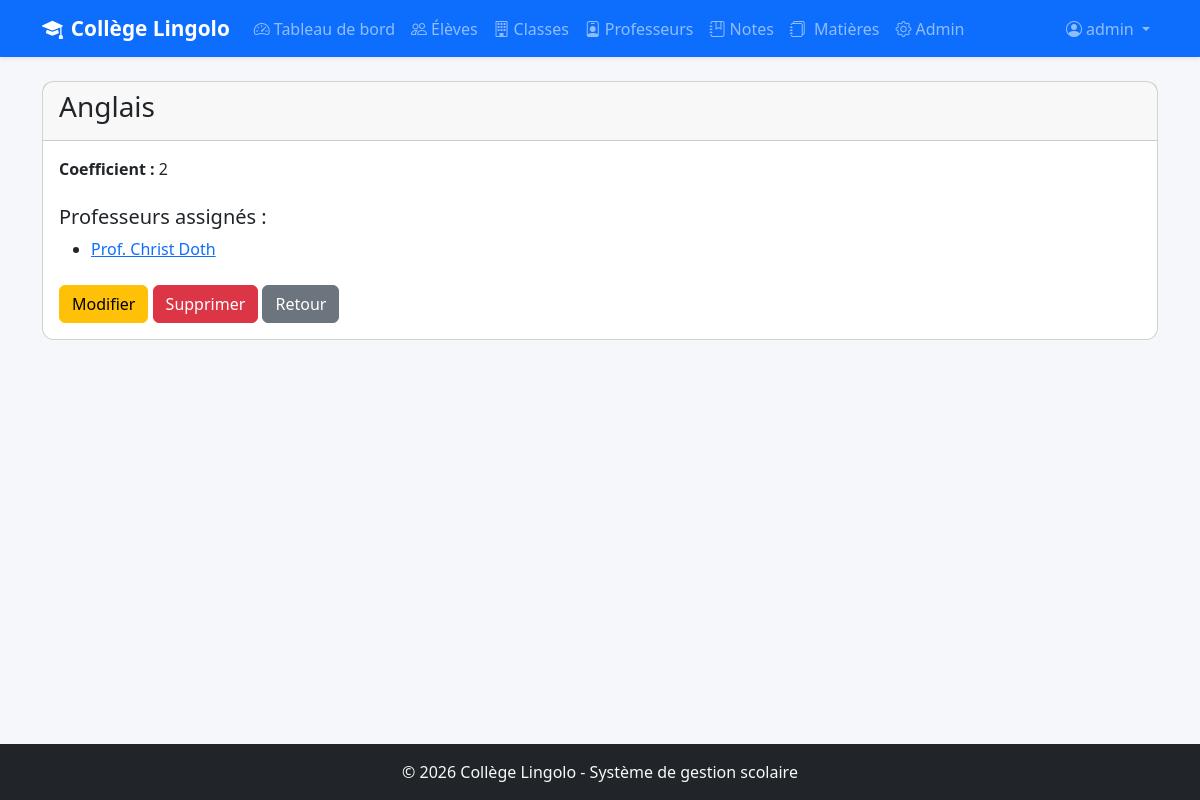
The app's page /matieres/4/ (signed in) with its own data.
### eleves/models.py (models this page shows, shortened)
class Matiere(models.Model):
    nom = models.CharField(
        max_length=100,
        unique=True,                     # Pas deux matières avec le même nom
        verbose_name="Nom de la matière"
    )
    coefficient = models.IntegerField(
        default=1,
        verbose_name="Coefficient"
    )
    professeurs = models.ManyToManyField(
        Professeur,
        blank=True,                      # Une matière peut n'avoir aucun prof assigné
        related_name='matieres',         # prof.matieres.all() pour voir ses matières
        verbose_name="Professeurs"
    )
    class Meta:
        verbose_name = "Matière"
        verbose_name_plural = "Matières"
        ordering = ['nom']

class Professeur(models.Model):
    nom = models.CharField(max_length=100, verbose_name="Nom")
    prenom = models.CharField(max_length=100, verbose_name="Prénom")
    telephone = models.CharField(
        max_length=20, blank=True, default='',
        verbose_name="Téléphone"
    )
    email = models.EmailField(
        blank=True, default='',
        verbose_name="Email"
    )
    specialite = models.CharField(
        max_length=100, blank=True, default='',
        verbose_name="Spécialité",
        help_text="Ex: Mathématiques, Français..."
    )
    class Meta:
        verbose_name = "Professeur"
        verbose_name_plural = "Professeurs"
        ordering = ['nom', 'prenom']
    def __str__(self):
        return f"Prof. {self.prenom} {self.nom}"

### eleves/views.py (the view)
# urls.py: path('matieres/<int:pk>/', views.detail_matiere, name='detail_matiere'),
@login_required
def detail_matiere(request, pk):
    matiere = get_object_or_404(Matiere, pk=pk)
    return render(request, 'eleves/detail_matiere.html', {
        'matiere': matiere,
    })

### eleves/templates/eleves/detail_matiere.html (shortened to what this page needs)
{% extends 'eleves/base.html' %}
{% block content %}
<div class="card">
    <div class="card-header">
        <h3> {{ matiere.nom }}</h3>
    </div>
    <div class="card-body">
        <p><strong>Coefficient :</strong> {{ matiere.coefficient }}</p>
        <h5 class="mt-4">Professeurs assignés :</h5>
        <ul>
            {% for prof in matiere.professeurs.all %}
                <li><a href="{% url 'detail_professeur' prof.pk %}">{{ prof }}</a></li>
            {% empty %}
                <li class="text-muted">Aucun professeur assigné</li>
            {% endfor %}
        </ul>
        <div class="mt-4">
            <a href="{% url 'modifier_matiere' matiere.pk %}" class="btn btn-warning"> Modifier</a>
            <a href="{% url 'supprimer_matiere' matiere.pk %}" class="btn btn-danger"> Supprimer</a>
            <a href="{% url 'liste_matieres' %}" class="btn btn-secondary"> Retour</a>
        </div>
    </div>
</div>
{% endblock %}

### eleves/templates/eleves/base.html (shortened to what this page needs)
{% load static %}
<!DOCTYPE html>
<html lang="fr">
<head>
    <link href="https://cdn.jsdelivr.net/npm/bootstrap@5.3.3/dist/css/bootstrap.min.css"
          rel="stylesheet">
    <link href="https://cdn.jsdelivr.net/npm/bootstrap-icons@1.11.3/font/bootstrap-icons.min.css"
          rel="stylesheet">
    <link href="{% static 'css/style.css' %}" rel="stylesheet">
</head>
<body>
    <nav class="navbar navbar-expand-lg navbar-dark bg-primary shadow-sm">
        <div class="container">
            <a class="navbar-brand fw-bold" href="{% url 'dashboard' %}">
                <i class="bi bi-mortarboard-fill me-2"></i>Collège Lingolo
            </a>
            <div class="collapse navbar-collapse" id="navbarNav">
                <ul class="navbar-nav me-auto">
                    <li class="nav-item">
                        <a class="nav-link" href="{% url 'dashboard' %}">
                            <i class="bi bi-speedometer2 me-1"></i>Tableau de bord
                        </a>
                    </li>
                    <li class="nav-item">
                        <a class="nav-link" href="{% url 'liste_eleves' %}">
                            <i class="bi bi-people me-1"></i>Élèves
                        </a>
                    </li>
                    <li class="nav-item">
                        <a class="nav-link" href="{% url 'liste_classes' %}">
                            <i class="bi bi-building me-1"></i>Classes
                        </a>
                    </li>
                    <li class="nav-item">
                        <a class="nav-link" href="{% url 'liste_professeurs' %}">
                            <i class="bi bi-person-badge me-1"></i>Professeurs
                        </a>
                    </li>
                    <li class="nav-item">
                        <a class="nav-link" href="{% url 'liste_notes' %}">
                            <i class="bi bi-journal-bookmark me-1"></i>Notes
                        </a>
                    </li>
                    <li class="nav-item">
                        <a class="nav-link" href="{% url 'liste_matieres' %}">
                           <i class="bi bi-journals me-1"></i> Matières</a>
                    </li>
                    {% if user.is_superuser %}
                    <li class="nav-item">
                        <a class="nav-link" href="{% url 'admin:index' %}">
                            <i class="bi bi-gear me-1"></i>Admin
                        </a>
                    </li>
                    {% endif %}
                </ul>
                <ul class="navbar-nav">
                    <li class="nav-item dropdown">
                        <a class="nav-link dropdown-toggle" href="#"
                           role="button" data-bs-toggle="dropdown">
                            <i class="bi bi-person-circle me-1"></i>{{ user.username }}
                        </a>
                    </li>
                </ul>
            </div>
        </div>
    </nav>
    <main class="container my-4">
        {% block content %}{% endblock %}
    </main>
    <footer class="bg-dark text-light py-3 mt-5">
        <div class="container text-center">
            <p class="mb-0">
                &copy; 2026 Collège Lingolo - Système de gestion scolaire
            </p>
        </div>
    </footer>
</body>
</html>

### static/css/style.css (style rules this page uses)
body { background-color: #f5f7fa; min-height: 100vh; display: flex; flex-direction: column; }
main { flex: 1; }
.card { border-radius: 12px; transition: transform 0.2s ease; }
.navbar-brand { font-size: 1.3rem; }
footer { margin-top: auto; }

### records on screen
Matiere: nom "Anglais", coefficient "2"
Professeur: prenom+nom "Prof. Christ Doth"

### other values on screen
{{ user.username }} "admin"
